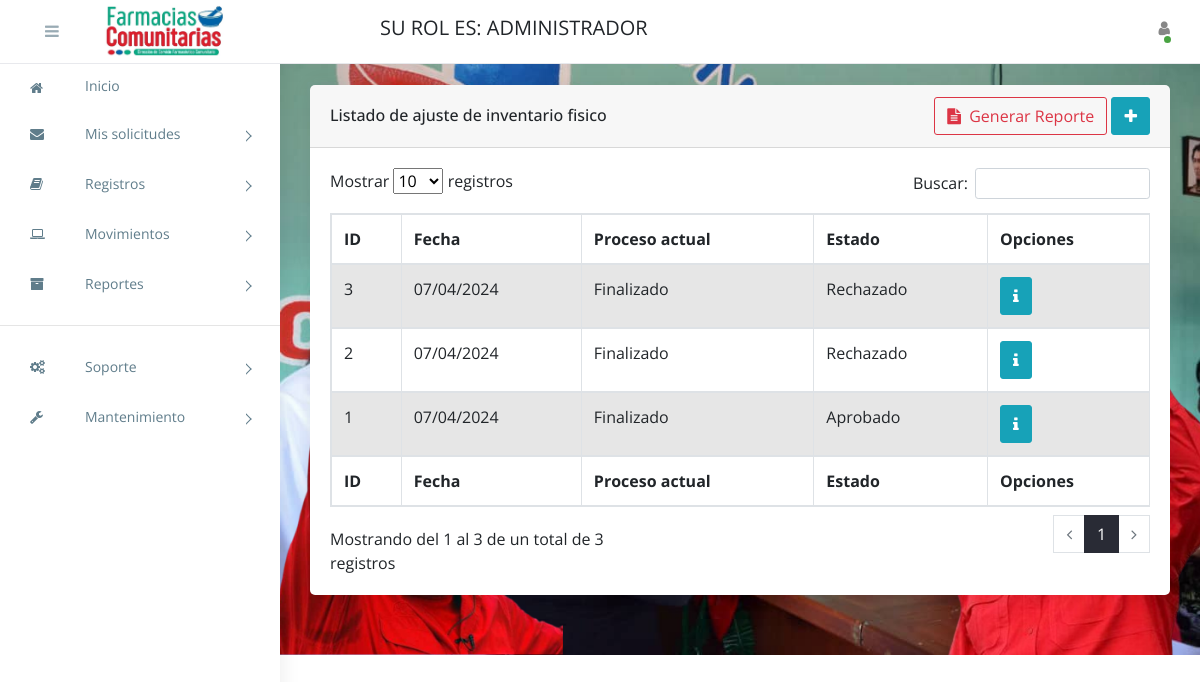
The page /listado-de-ajustes-de-inventario-fisico/ (signed in) on the database its author committed.
### apps/entidades/models.py (models this page shows, shortened)
class Persona(models.Model):
	class Genero(models.TextChoices):
		MASCULINO = 'MA', 'Masculino'
		FEMENINO = 'FE', 'Femenino'
	class Nacionalidad(models.TextChoices):
		VENEZOLANO = 'V-', 'V-'
		EXTRANJERO = 'E-', 'E-'
		JURIDICO = 'J-', 'J-'
	class CodigoTlf(models.TextChoices):
		C412 = '0412', '0412'
		C414 = '0414', '0414'
		C416 = '0416', '0416'
		C424 = '0424', '0424'
		C426 = '0426', '0426'
	nacionalidad = models.CharField(max_length=2, choices=Nacionalidad.choices, default=Nacionalidad.VENEZOLANO, blank=False, null=False)
	cedula = models.CharField(max_length=8, blank=False, null=False)
	nombres = models.CharField(max_length=50, blank=False, null=False)
	apellidos = models.CharField(max_length=50, blank=False, null=False)
	telefono = models.CharField(max_length=11, blank=True, null=True)
	genero = models.CharField(max_length=2, blank=False, null=False, choices=Genero.choices)
	f_nacimiento = models.DateField(auto_now_add = False, auto_now=False, blank=False, null=False)
	embarazada = models.BooleanField(blank=False, null=False)
	c_residencia = models.FileField(upload_to='constancias_residencias/', blank=True, null=True)
	zona  = models.ForeignKey(Zona, on_delete=models.PROTECT, blank=False, null=False)
	direccion = models.TextField(blank=False, null=False)
	patologia = models.TextField(blank=True, null=True)
	class Meta:
		abstract = True

class Perfil(Persona):
	class Rol(models.TextChoices):
		ADMINISTRADOR = 'AD', 'Administrador'
		ALMACENISTA = 'AL', 'Almacenista'
		AT_CLIENTE = 'AT', 'Atención al Cliente'
		JEFE_COMUNIDAD = 'JC', 'Jefe de Comunidad'
		PACIENTE = 'PA', 'Paciente'
	rol = models.CharField(max_length=2, choices=Rol.choices, default=Rol.PACIENTE)
	usuario = models.OneToOneField(User, on_delete=models.CASCADE, related_name='perfil')
	class Meta:
		verbose_name = 'perfil'
		verbose_name_plural = 'perfiles'
		permissions = [
			('cambiar_password', 'cambiar contraseña a usuarios'),
			('cambiar_estado_usuarios', 'cambiar estado de usuarios'),
			('cambiar_estado_jornada', 'cambiar estatus de jornadas'),
			('cambiar_estado_solicitudes', 'cambiar status de solicitudes'),
			('entregar_solicitud_medicamentos', 'Entregar solicitud de medicamentos'),
			('entregar_jornada_medicamentos', 'Entregar jornada de medicamentos'),
			('ver_inicio', 'Ver inicio'),
			('ver_mis_solicitudes_de_medicamentos', 'Ver mis solicitudes de medicamentos'),
			('ver_mis_jornada_medicamentos', 'Ver mis jornadas de medicamentos'),
			('registrar_mi_solicitud_de_medicamentos', 'Registrar mi solicitud de medicamentos'),
			('registrar_mi_jornada_medicamentos', 'Registrar mi jornada de medicamentos')
		]

### apps/movimientos/models.py (models this page shows, shortened)
class ContabilidadFisica(models.Model):
	class Status(models.TextChoices):
		EN_PROCRESO = 'PR', 'En Proceso'
		CONTABILIZADO = 'CO', 'Contabilizado'
		APROBADO = 'AP', 'Aprobado'
		RECHAZADO = 'RE', 'Rechazado'
	class FaseProceso(models.TextChoices):
		ADMINISTRADOR = 'AD', 'Administrador'
		ALMACENISTA = 'AL', 'Almacenista'
		FINALIZADO = 'FI', 'Finalizado'
	fecha = models.DateField(auto_now=False, auto_now_add=True)
	proceso_actual = models.CharField(max_length=2, choices= FaseProceso.choices, default=FaseProceso.ALMACENISTA)
	estado = models.CharField(max_length=2, choices=Status.choices, default=Status.EN_PROCRESO, blank=False, null=False)
	motivo_rechazo = models.TextField(blank=True, null=True)
	class Meta:
		verbose_name = 'Contabilidad Fisica'
		verbose_name_plural = 'Contabilidades Fisica'
		ordering = ['pk']

### apps/movimientos/views/contabilidad_fisica/views.py (the view)
# urls.py: path('listado-de-ajustes-de-inventario-fisico/', ListadoContabilidadFisica.as_view(), name='listado_contabilidad_fisica'),
class ListadoContabilidadFisica(ValidarUsuario, TemplateView):
	permission_required = 'movimientos.view_contabilidadfisica'
	template_name = 'pages/contabilidad_fisica/listado_contabilidad_fisica.html'
	def get_context_data(self, **kwargs):
		context = super().get_context_data(**kwargs)
		contabilidades_fisicas = ContabilidadFisica.objects.all().order_by('-pk')
		context["sub_title"] = "Listado de ajuste de inventario fisico"
		context['contabilidades_fisicas'] = contabilidades_fisicas
		return context

### apps/entidades/mixins.py (called while the page is built)
	def test_func(self):
		return self.request.user.has_perm(self.permission_required)

	def dispatch(self, request, *args, **kwargs):
		if not self.request.user.is_authenticated:
			return redirect('/ingresar/')
		return super().dispatch(request, *args, **kwargs)

### templates/pages/contabilidad_fisica/listado_contabilidad_fisica.html (shortened to what this page needs)
{% extends 'base/base.html' %}
{% load static %}
{% block extra_css %}
	<link rel="stylesheet" href="{% static 'css/buttons.bootstrap5.min.css' %}">
	<link rel="stylesheet" href="{% static 'css/dataTables.bootstrap5.min.css' %}">
	<link rel="stylesheet" href="{% static 'css/responsive.bootstrap5.min.css' %}">
{% endblock extra_css %}
{% block body %}
<div class="row">
    <div class="col-sm-12">
        <div class="card">
            <div class="card-header d-flex align-items-center justify-content-between">
                <h5 id="page_title">{{ sub_title }}</h5>
                <div class="cart-tools">
                    <a href="{% url 'r_inventario_fisico' %}" target="_blank" id="btn_filter" class="btn btn-icon btn-outline-danger ml-10">
                        <i class="fa fa-file-text mr-1"></i> Generar Reporte
                    </a>
                    <a href="{% url 'registrar_contabilidad' %}" class="btn btn-icon btn-info" data-bs-toggle="tooltip" title="Registrar Inventario Fisico">
                        <i class="fa fa-plus text-white"></i>
                    </a>
                </div>
            </div>
            <div class="card-body">
                <div class="dt-responsive table-responsive">
                    <table id="listado_contabilidad_fisica" class="table table-striped table-hover table-bordered nowrap">
                        <thead>
                            <tr>
                                <th>ID</th>
                                <th>Fecha</th>
                                <th>Proceso actual</th>
                                <th>Estado</th>
                                <th>Opciones</th>
                              </tr>
                        </thead>
                        <tbody>
                            {% for c in contabilidades_fisicas %}
                                <tr>
                                    <td>{{ c.pk }}</td>
                                    <td>{{ c.fecha|date:'d/m/Y' }}</td>
                                    <td>{{ c.get_proceso_actual_display }}</td>
                                    <td>{{ c.get_estado_display }}</td>
                                    <td>
                                        <a href="{% url 'detalle_contabilidad' c.pk %}" rel="detail" class="btn btn-info" data-bs-toggle="tooltip" title="Detalle de inventario fisico">
                                            <i class="fa fa-info"></i>
                                        </a>
                                    </td>
                                </tr>
                            {% endfor %}
                        </tbody>
                        <tfoot>
                            <tr>
                                <th>ID</th>
                                <th>Fecha</th>
                                <th>Proceso actual</th>
                                <th>Estado</th>
                                <th>Opciones</th>
                            </tr>
                        </tfoot>
                    </table>
                </div>
            </div>
        </div>
    </div>
</div>
{% endblock body %}

### templates/base/base.html (shortened to what this page needs)
{% load static %}
<!Doctype html>
<html class="no-js" lang="es">
<head>
    <link rel="stylesheet" href="https://cdn.jsdelivr.net/npm/normalize.css@8.0.0/normalize.min.css">
    <link rel="stylesheet" href="https://cdn.jsdelivr.net/npm/bootstrap@4.1.3/dist/css/bootstrap.min.css">
    <link rel="stylesheet" href="https://cdn.jsdelivr.net/npm/font-awesome@4.7.0/css/font-awesome.min.css">
    <link rel="stylesheet" href="https://cdn.jsdelivr.net/gh/lykmapipo/themify-icons@0.1.2/css/themify-icons.css">
    <link rel="stylesheet" href="https://cdn.jsdelivr.net/npm/pixeden-stroke-7-icon@1.2.3/pe-icon-7-stroke/dist/pe-icon-7-stroke.min.css">
    <link rel="stylesheet" href="https://cdnjs.cloudflare.com/ajax/libs/flag-icon-css/3.2.0/css/flag-icon.min.css">
    <link rel="stylesheet" href="{% static 'css/notifier.css' %}">
    <link rel="stylesheet" href="{% static 'css/cs-skin-elastic.css' %}">
    <link rel="stylesheet" href="{% static 'css/style.css' %}">
    {% block extra_css %}
    {% endblock extra_css %}
</head>
<body>
    {% block left_panel %}
    <aside id="left-panel" class="left-panel">
        <nav class="navbar navbar-expand-sm navbar-default">
            <div id="main-menu" class="main-menu">
                <ul class="nav navbar-nav">
                    <li class="dropdown pt-2">
                        <a href="{% url 'vista' %}"><i class="menu-icon fa fa-home"></i>Inicio</a>
                    </li>
                    <li class="menu-item-has-children dropdown">
                        <a href="" class="dropdown-toggle" data-toggle="dropdown" aria-haspopup="true" aria-expanded="false"> <i class="menu-icon fa fa-envelope"></i>Mis solicitudes</a>
                    </li>
                    {% if not request.user.perfil.rol == "PA" and not request.user.perfil.rol == "JC" and not request.user.perfil.rol == "AT" %}
                        <li class="menu-item-has-children dropdown">
                            <a href="" class="dropdown-toggle" data-toggle="dropdown" aria-haspopup="true" aria-expanded="false"> <i class="menu-icon fa fa-book"></i>Registros</a>
                        </li>
                    {% endif %}
                    {% if not request.user.perfil.rol == "PA" and not request.user.perfil.rol == "JC" %}
                        <li class="menu-item-has-children dropdown">
                            <a href="" class="dropdown-toggle" data-toggle="dropdown" aria-haspopup="true" aria-expanded="false"> <i class="menu-icon fa fa-laptop"></i>Movimientos</a>
                         </li>
                    {% endif %}
                        {% if request.user.perfil.rol == "AD" %}
                            <li class="menu-item-has-children dropdown">
                                <a href="#" class="dropdown-toggle" data-toggle="dropdown" aria-haspopup="true" aria-expanded="false"> <i class="menu-icon fa fa-archive"></i>Reportes</a>
                            </li>
                        {% endif %}
                    <hr width="100%">
                    {% if request.user.perfil.rol == "AD" %}
                        <li class="menu-item-has-children dropdown">
                            <a href="" class="dropdown-toggle" data-toggle="dropdown" aria-haspopup="true" aria-expanded="false"> <i class="menu-icon fa fa-cogs"></i>Soporte</a>
                        </li>
                    {% endif %}
                    {% if not request.user.perfil.rol == "PA" and not request.user.perfil.rol == "JC" and not request.user.perfil.rol == "AT" %}
                        <li class="menu-item-has-children dropdown">
                            <a href="" class="dropdown-toggle" data-toggle="dropdown" aria-haspopup="true" aria-expanded="false"> <i class="menu-icon fa fa-wrench"></i>Mantenimiento</a>
                        </li>
                    {% endif %}
                </ul>
            </div>
        </nav>
    </aside>
    {% endblock left_panel %}
    <div id="right-panel" class="right-panel">
        <header id="header" class="header">
            <div class="top-left">
                <div class="navbar-header">
                    {% block a %}
                    <a id="menuToggle" class="menutoggle col"><i class="fa fa-bars"></i></a>
                    <a class="navbar-brand col" href="#"><img src="{% static 'images/logo.jpg' %}"></a>
                    {% endblock a %}
                </div>
            </div>
            <div class="top-right">
                <div class="header-menu d-flex align-items-center justify-content-center">
                    <div class="navbar-brand">
                        <div>SU ROL ES: {{ user.perfil.get_rol_display|upper }}</div>
                    </div>
                    <div class="navbar-brand ml-auto"><div id="reloj"></div></div>
                    {% block right_panel %}
                    <div class="user-area dropdown float-right">
                        <a href="#" class="dropdown-toggle active" data-toggle="dropdown" aria-haspopup="true" aria-expanded="false">
                            <i class="fa fa-user"></i>
                        </a>
                    </div>
                    {% endblock right_panel %}
                </div>
            </div>
        </header>
        <div class="content">
            {% block body %}
            {% endblock %}
        </div>
    </div>
</body>
</html>

### static/css/cs-skin-elastic.css (style rules this page uses)
.fa-plus { color: #28a745; }

### rows shown on the page
ContabilidadFisica: pk "3", fecha "07/04/2024", proceso_actual "Finalizado", estado "Rechazado"
ContabilidadFisica: pk "2", fecha "07/04/2024", proceso_actual "Finalizado", estado "Rechazado"
ContabilidadFisica: pk "1", fecha "07/04/2024", proceso_actual "Finalizado", estado "Aprobado"

### other values the page prints
{{ user.perfil.get_rol_display|upper }} "ADMINISTRADOR"
{{ sub_title }} "Listado de ajuste de inventario fisico"
